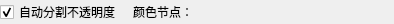
<ui version="4.0">
 <class>qSlicerSegmentationsIOOptionsWidget</class>
 <widget class="qSlicerWidget" name="qSlicerSegmentationsIOOptionsWidget">
  <property name="geometry">
   <rect>
    <x>0</x>
    <y>0</y>
    <width>394</width>
    <height>22</height>
   </rect>
  </property>
  <property name="windowTitle">
   <string>分割选项</string>
  </property>
  <layout class="QHBoxLayout" name="horizontalLayout">
   <property name="leftMargin">
    <number>0</number>
   </property>
   <property name="topMargin">
    <number>0</number>
   </property>
   <property name="rightMargin">
    <number>0</number>
   </property>
   <property name="bottomMargin">
    <number>0</number>
   </property>
   <item>
    <widget class="QCheckBox" name="AutoOpacitiesCheckBox">
     <property name="toolTip">
      <string>根据分割的包含关系自动设置不透明度，以避免某个分割遮挡另一个分割</string>
     </property>
     <property name="text">
      <string>自动分割不透明度</string>
     </property>
     <property name="checked">
      <bool>true</bool>
     </property>
    </widget>
   </item>
   <item>
    <widget class="QLabel" name="ColorLabel">
     <property name="sizePolicy">
      <sizepolicy hsizetype="Preferred" vsizetype="Preferred">
       <horstretch>0</horstretch>
       <verstretch>0</verstretch>
      </sizepolicy>
     </property>
     <property name="text">
      <string>颜色节点：</string>
     </property>
    </widget>
   </item>
   <item>
    <widget class="qMRMLColorTableComboBox" name="ColorNodeSelector">
     <property name="enabled">
      <bool>true</bool>
     </property>
     <property name="toolTip">
      <string>用于显示该体积的颜色表节点。</string>
     </property>
     <property name="nodeTypes">
      <stringlist>
       <string>颜色表节点 (vtkMRMLColorTableNode)</string>
      </stringlist>
     </property>
     <property name="noneEnabled">
      <bool>true</bool>
     </property>
     <property name="addEnabled">
      <bool>false</bool>
     </property>
     <property name="removeEnabled">
      <bool>false</bool>
     </property>
    </widget>
   </item>
  </layout>
 </widget>
 <customwidgets>
  <customwidget>
   <class>qMRMLColorTableComboBox</class>
   <extends>qMRMLNodeComboBox</extends>
   <header>qMRMLColorTableComboBox.h</header>
  </customwidget>
  <customwidget>
   <class>qMRMLNodeComboBox</class>
   <extends>QWidget</extends>
   <header>qMRMLNodeComboBox.h</header>
   <container>1</container>
  </customwidget>
  <customwidget>
   <class>qSlicerWidget</class>
   <extends>QWidget</extends>
   <header>qSlicerWidget.h</header>
   <container>1</container>
  </customwidget>
 </customwidgets>
 <resources />
 <connections>
  <connection>
   <sender>qSlicerSegmentationsIOOptionsWidget</sender>
   <signal>mrmlSceneChanged(vtkMRMLScene*)</signal>
   <receiver>ColorNodeSelector</receiver>
   <slot>setMRMLScene(vtkMRMLScene*)</slot>
   <hints>
    <hint type="sourcelabel">
     <x>160</x>
     <y>9</y>
    </hint>
    <hint type="destinationlabel">
     <x>242</x>
     <y>10</y>
    </hint>
   </hints>
  </connection>
 </connections>
</ui>
